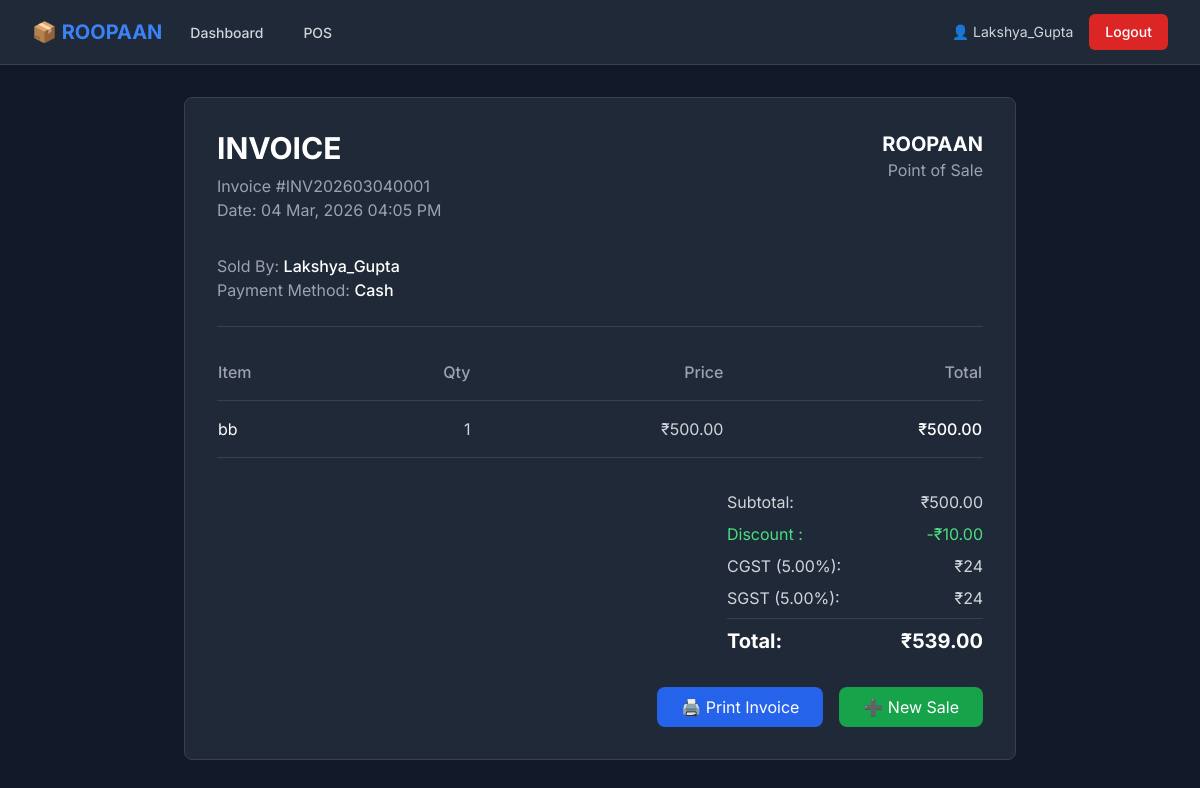
/seller/invoice/bb61a63f-06c0-431f-8e1e-43d5d7699206/ (signed in), run on the app's committed database.
### inventory/models.py (models this page shows, shortened)
class User(AbstractUser):
    USER_TYPE_CHOICES = [
        ('inventory', 'Inventory Manager'),
        ('seller', 'Seller'),
    ]
    user_type = models.CharField(max_length=20, choices=USER_TYPE_CHOICES, default='inventory')
    phone = models.CharField(max_length=15, blank=True, null=True)

class Seller(models.Model):
    user = models.OneToOneField(User, on_delete=models.CASCADE, related_name='seller_profile')
    employee_id = models.CharField(max_length=50, unique=True)
    is_active = models.BooleanField(default=True)
    created_at = models.DateTimeField(auto_now_add=True)
    created_by = models.ForeignKey(User, on_delete=models.SET_NULL, null=True, related_name='created_sellers')

### seller/models.py (models this page shows, shortened)
class Sale(models.Model):
    PAYMENT_METHOD_CHOICES = [
        ('cash', 'Cash'),
        ('card', 'Card'),
        ('upi', 'UPI'),
    ]
    id = models.UUIDField(primary_key=True, default=uuid.uuid4, editable=False)
    invoice_number = models.CharField(max_length=50, unique=True)
    seller = models.ForeignKey(Seller, on_delete=models.PROTECT, related_name='sales')
    customer = models.ForeignKey('Customer', on_delete=models.SET_NULL, null=True, blank=True, related_name='purchases')
    customer_name = models.CharField(max_length=255, blank=True, null=True)
    customer_phone = models.CharField(max_length=15, blank=True, null=True)
    payment_method = models.CharField(max_length=20, choices=PAYMENT_METHOD_CHOICES)
    subtotal = models.DecimalField(
        max_digits=10,
        decimal_places=2,
        validators=[MinValueValidator(Decimal('0.00'))]
    )
    tax_amount = models.DecimalField(
        max_digits=10,
        decimal_places=2,
        default=Decimal('0.00'),
        validators=[MinValueValidator(Decimal('0.00'))]
    )
    discount_amount = models.DecimalField(
        max_digits=10,
        decimal_places=2,
        default=Decimal('0.00'),
        validators=[MinValueValidator(Decimal('0.00'))]
    )
    coupon = models.ForeignKey(Coupon, on_delete=models.SET_NULL, null=True, blank=True)
    loyalty_discount_applied = models.BooleanField(default=False)
    total_amount = models.DecimalField(
        max_digits=10,
        decimal_places=2,
        validators=[MinValueValidator(Decimal('0.00'))]
    )
    cgst_rate = models.DecimalField(max_digits=5, decimal_places=2)
    sgst_rate = models.DecimalField(max_digits=5, decimal_places=2)
    created_at = models.DateTimeField(auto_now_add=True)
    class Meta:
        ordering = ['-created_at']

class SaleItem(models.Model):
    id = models.UUIDField(primary_key=True, default=uuid.uuid4, editable=False)
    sale = models.ForeignKey(Sale, on_delete=models.CASCADE, related_name='items')
    product = models.ForeignKey(Product, on_delete=models.PROTECT)
    product_name = models.CharField(max_length=255)  # Store name at time of sale
    quantity = models.IntegerField(validators=[MinValueValidator(1)])
    price = models.DecimalField(
        max_digits=10,
        decimal_places=2,
        validators=[MinValueValidator(Decimal('0.00'))]
    )
    @property
    def subtotal(self):
        if self.price is None or self.quantity is None:
            return Decimal('0.00')
        return self.price * self.quantity

### seller/views.py (the view)
# urls.py: path('invoice/<uuid:sale_id>/', views.view_invoice, name='view_invoice'),
@login_required
@user_passes_test(is_seller)
def view_invoice(request, sale_id):
    sale = get_object_or_404(Sale, id=sale_id)
    if sale.seller.user != request.user and request.user.user_type != 'inventory':
        messages.error(request, 'You do not have permission to view this invoice.')
        return redirect('seller:dashboard')
    context = {'sale': sale}
    return render(request, 'seller/invoice.html', context)

### seller/views.py (called while the page is built)
def is_seller(user):
    return user.is_authenticated and user.user_type == 'seller'

### templates/seller/invoice.html (shortened to what this page needs)
{% extends 'base.html' %}
{% block content %}
<div class="max-w-4xl mx-auto px-4 sm:px-6 lg:px-8 py-8">
    <div class="bg-gray-800 rounded-lg p-8 border border-gray-700">
        <div class="flex justify-between items-start mb-8">
            <div>
                <h1 class="text-3xl font-bold text-white mb-2">INVOICE</h1>
                <p class="text-gray-400">Invoice #{{ sale.invoice_number }}</p>
                <p class="text-gray-400">Date: {{ sale.created_at|date:"d M, Y h:i A" }}</p>
            </div>
            <div class="text-right">
                <h2 class="text-xl font-bold text-white">ROOPAAN</h2>
                <p class="text-gray-400">Point of Sale</p>
            </div>
        </div>
        <div class="mb-8 pb-6 border-b border-gray-700">
            <p class="text-gray-400">Sold By: <span class="text-white font-medium">{{ sale.seller.user.username }}</span></p>
            <p class="text-gray-400">Payment Method: <span class="text-white font-medium">{{ sale.get_payment_method_display }}</span></p>
        </div>
        <table class="w-full mb-8">
            <thead>
                <tr class="border-b border-gray-700">
                    <th class="text-left text-gray-400 font-medium pb-4">Item</th>
                    <th class="text-right text-gray-400 font-medium pb-4">Qty</th>
                    <th class="text-right text-gray-400 font-medium pb-4">Price</th>
                    <th class="text-right text-gray-400 font-medium pb-4">Total</th>
                </tr>
            </thead>
            <tbody>
                {% for item in sale.items.all %}
                <tr class="border-b border-gray-700">
                    <td class="py-4 text-white">{{ item.product_name }}</td>
                    <td class="py-4 text-right text-gray-300">{{ item.quantity }}</td>
                    <td class="py-4 text-right text-gray-300">₹{{ item.price }}</td>
                    <td class="py-4 text-right text-white font-medium">₹{{ item.subtotal }}</td>
                </tr>
                {% endfor %}
            </tbody>
        </table>
        <div class="flex justify-end">
            <div class="w-64 space-y-2">
                <div class="flex justify-between text-gray-300">
                    <span>Subtotal:</span>
                    <span>₹{{ sale.subtotal }}</span>
                </div>
                {% if sale.discount_amount > 0 %}
                <div class="flex justify-between text-green-400">
                    <span>Discount {% if sale.coupon %}({{ sale.coupon.code }}){% endif %}:</span>
                    <span>-₹{{ sale.discount_amount }}</span>
                </div>
                {% endif %}
                {% if sale.cgst_rate > 0 %}
                <div class="flex justify-between text-gray-300">
                    <span>CGST ({{ sale.cgst_rate }}%):</span>
                    <span>₹{% widthratio sale.tax_amount 2 1 %}</span>
                </div>
                {% endif %}
                {% if sale.sgst_rate > 0 %}
                <div class="flex justify-between text-gray-300">
                    <span>SGST ({{ sale.sgst_rate }}%):</span>
                    <span>₹{% widthratio sale.tax_amount 2 1 %}</span>
                </div>
                {% endif %}
                <div class="border-t border-gray-700 pt-2 flex justify-between text-xl font-bold text-white">
                    <span>Total:</span>
                    <span>₹{{ sale.total_amount }}</span>
                </div>
            </div>
        </div>
        <div class="mt-8 flex gap-4 justify-end">
            <a href="{% url 'seller:print_invoice' sale.id %}" target="_blank"
               class="bg-blue-600 hover:bg-blue-700 text-white px-6 py-2 rounded-lg">
                🖨️ Print Invoice
            </a>
            <a href="{% url 'seller:pos' %}"
               class="bg-green-600 hover:bg-green-700 text-white px-6 py-2 rounded-lg">
                ➕ New Sale
            </a>
        </div>
    </div>
</div>
{% endblock %}

### templates/base.html (shortened to what this page needs)
<!DOCTYPE html>
<html lang="en" class="dark">
<head>
    <script src="https://cdn.tailwindcss.com"></script>
</head>
<body class="bg-gray-900 text-gray-100">
    {% if user.is_authenticated %}
    <nav class="bg-gray-800 border-b border-gray-700">
        <div class="max-w-7xl mx-auto px-4 sm:px-6 lg:px-8">
            <div class="flex justify-between h-16">
                <div class="flex">
                    <div class="flex-shrink-0 flex items-center">
                        <h1 class="text-xl font-bold text-blue-500">📦 ROOPAAN</h1>
                    </div>
                    <div class="hidden sm:ml-6 sm:flex sm:space-x-8">
                        {% if user.user_type == 'inventory' %}
                        <a href="{% url 'inventory:dashboard' %}" class="border-transparent text-gray-300 hover:border-gray-300 hover:text-white inline-flex items-center px-1 pt-1 border-b-2 text-sm font-medium">
                            Dashboard
                        </a>
                        <a href="{% url 'inventory:product_list' %}" class="border-transparent text-gray-300 hover:border-gray-300 hover:text-white inline-flex items-center px-1 pt-1 border-b-2 text-sm font-medium">
                            Products
                        </a>
                        <a href="{% url 'inventory:seller_list' %}" class="border-transparent text-gray-300 hover:border-gray-300 hover:text-white inline-flex items-center px-1 pt-1 border-b-2 text-sm font-medium">
                            Sellers
                        </a>
                        <a href="{% url 'inventory:coupon_list' %}" class="border-transparent text-gray-300 hover:border-gray-300 hover:text-white inline-flex items-center px-1 pt-1 border-b-2 text-sm font-medium">
                            Coupons
                        </a>
                        <a href="{% url 'analytics:dashboard' %}" class="border-transparent text-gray-300 hover:border-gray-300 hover:text-white inline-flex items-center px-1 pt-1 border-b-2 text-sm font-medium">
                            Analytics
                        </a>
                        <a href="{% url 'inventory:tax_config' %}" class="border-transparent text-gray-300 hover:border-gray-300 hover:text-white inline-flex items-center px-1 pt-1 border-b-2 text-sm font-medium">
                            Tax Config
                        </a>
                        <a href="{% url 'inventory:loyalty_config' %}" class="border-transparent text-gray-300 hover:border-gray-300 hover:text-white inline-flex items-center px-1 pt-1 border-b-2 text-sm font-medium">
                            Loyalty
                        </a>
                        {% elif user.user_type == 'seller' %}
                        <a href="{% url 'seller:dashboard' %}" class="border-transparent text-gray-300 hover:border-gray-300 hover:text-white inline-flex items-center px-1 pt-1 border-b-2 text-sm font-medium">
                            Dashboard
                        </a>
                        <a href="{% url 'seller:pos' %}" class="border-transparent text-gray-300 hover:border-gray-300 hover:text-white inline-flex items-center px-1 pt-1 border-b-2 text-sm font-medium">
                            POS
                        </a>
                        {% endif %}
                    </div>
                </div>
                <div class="flex items-center">
                    <span class="text-gray-300 text-sm mr-4">👤 {{ user.username }}</span>
                    <a href="{% url 'logout' %}" class="bg-red-600 hover:bg-red-700 text-white px-4 py-2 rounded-md text-sm font-medium">
                        Logout
                    </a>
                </div>
            </div>
        </div>
    </nav>
    {% endif %}
    <main>
        {% block content %}
        {% endblock %}
    </main>
</body>
</html>

### templates/base.html (style rules this page uses)
body { font-family: 'Inter', sans-serif; }

### data on the page
User: username "Lakshya_Gupta"
Sale: invoice_number "INV202603040001", created_at "04 Mar, 2026 04:05 PM", seller.user.username "Lakshya_Gupta", payment_method "Cash", subtotal "500.00", discount_amount "10.00", cgst_rate "5.00", tax_amount "24", sgst_rate "5.00", total_amount "539.00"
SaleItem: product_name "bb", quantity "1", price "500.00", subtotal "500.00"
